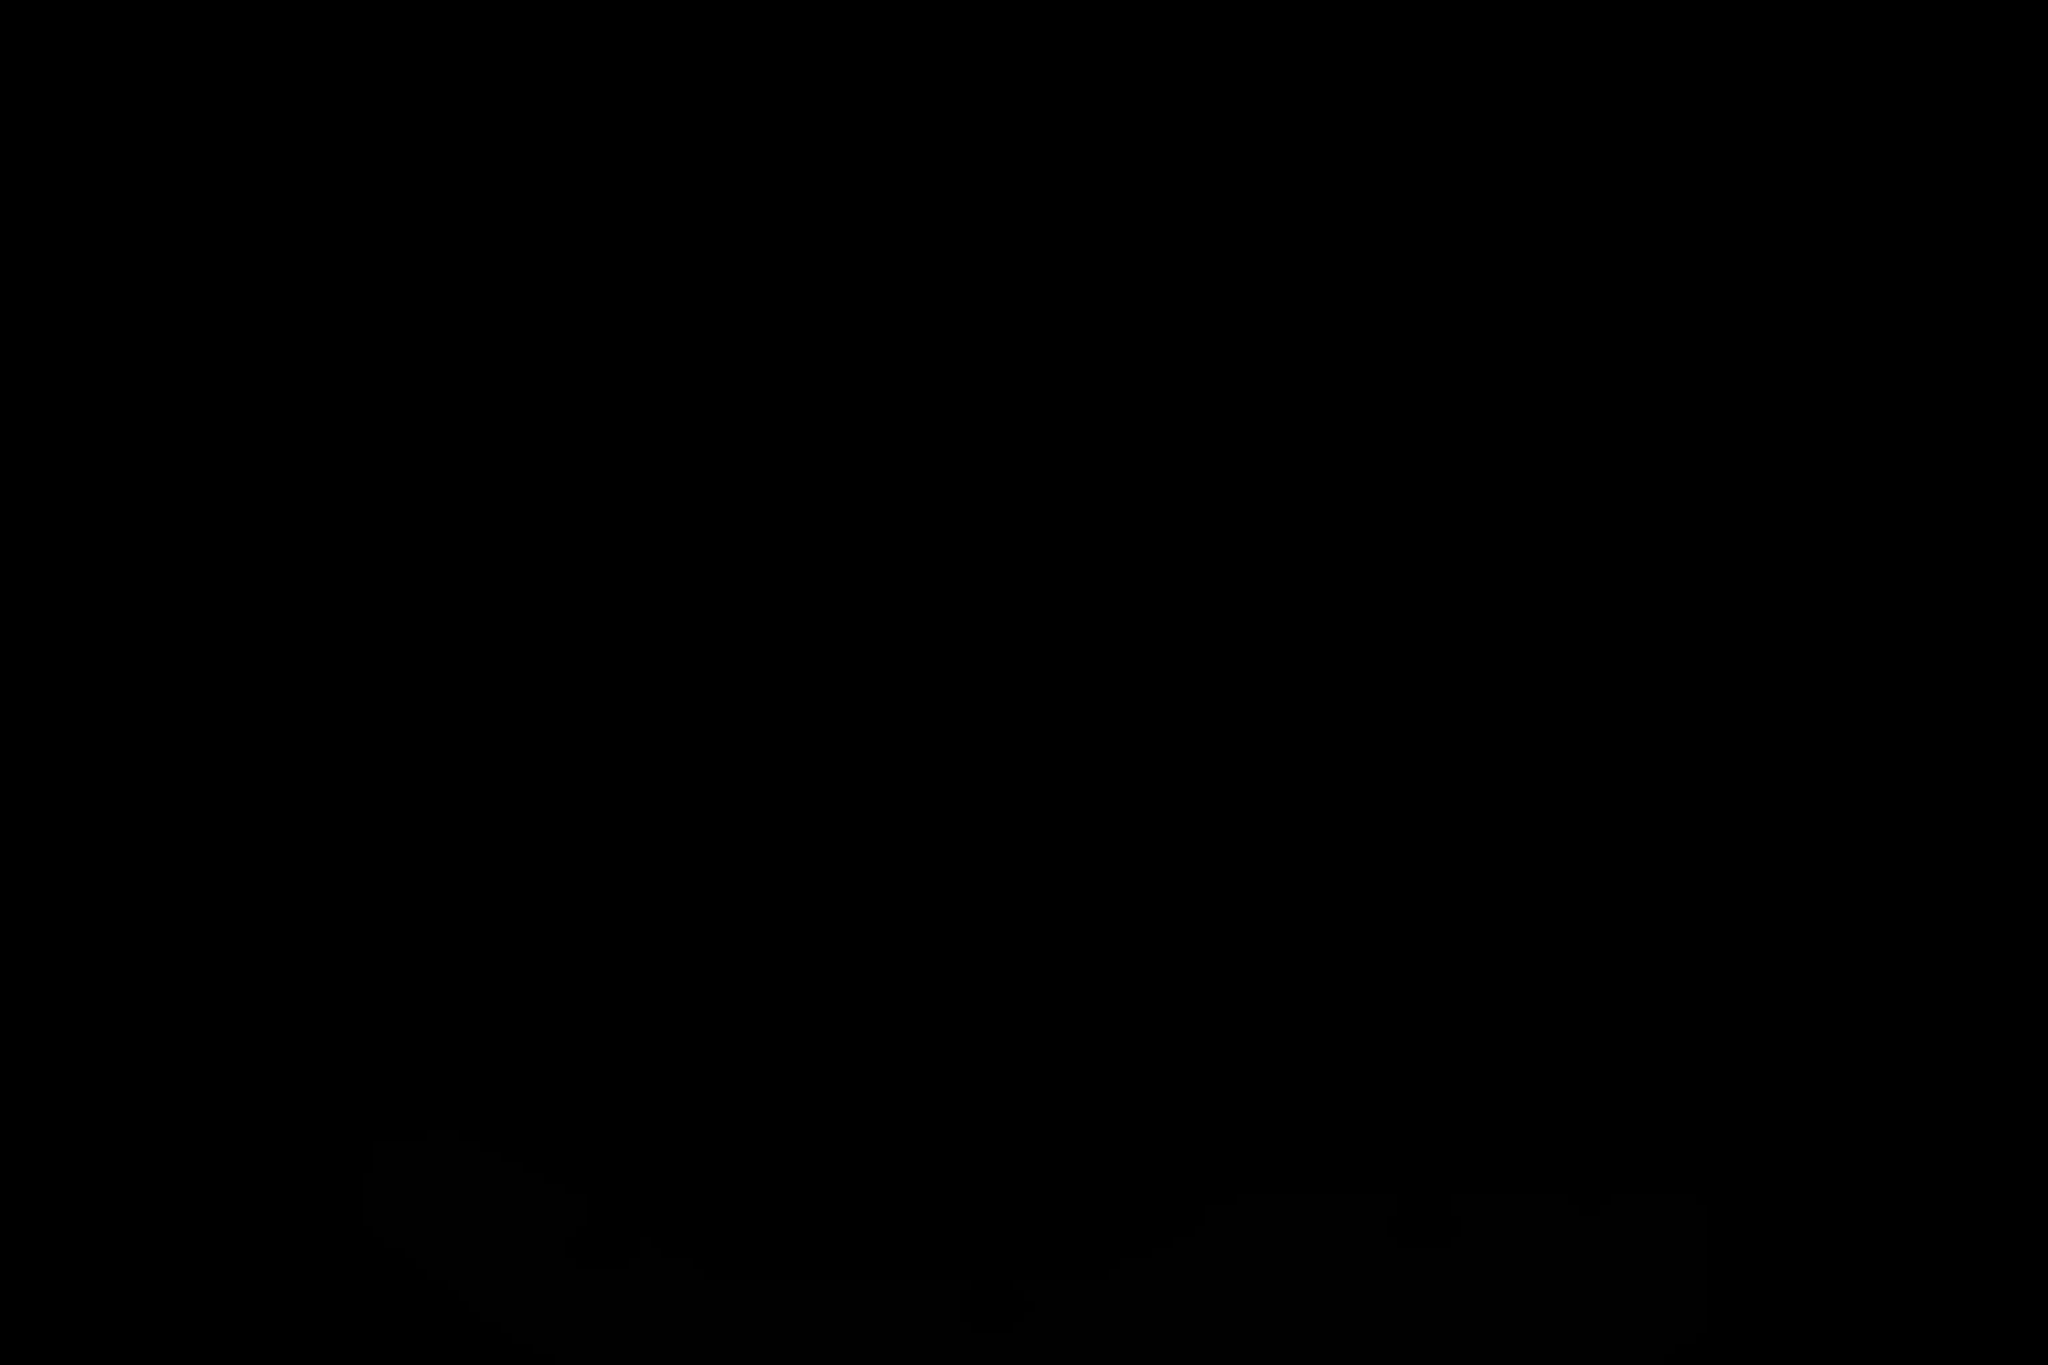

A level layout from a 2D game, rendered from its tile map. Below: a short description, then the map file with tile-grid data replaced by summaries:
An orthogonal 192x128 tile map with 16x16 px tiles, 1 tile layer (road).

<map version="1.0" orientation="orthogonal" renderorder="left-down" width="192" height="128" tilewidth="16" tileheight="16">
 <tileset firstgid="1" name="road" tilewidth="16" tileheight="16">
  <image source="road.jpg" width="128" height="64" />
  <tile id="0">
   <properties>
    <property name="road" value="1" />
   </properties>
  </tile>
 </tileset>
 <layer name="road" width="192" height="128" opacity="0.33">
  <data>[24576 cells, 1476 non-empty, 1 distinct tile ids]</data>
 </layer>
</map>
